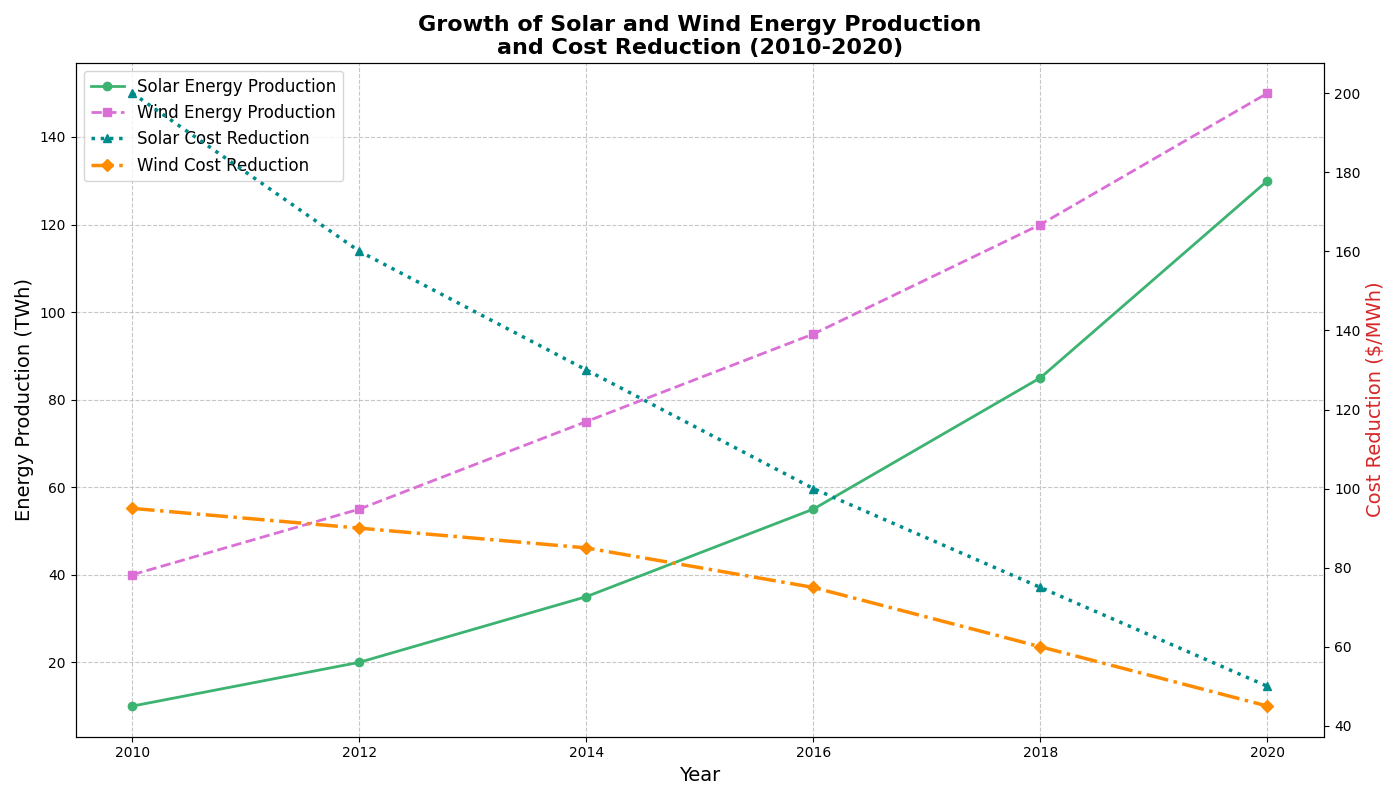

Write the Python code that produced this figure.
import matplotlib.pyplot as plt
import numpy as np

# Define the years
years = np.array([2010, 2012, 2014, 2016, 2018, 2020])

# Define energy production (in TWh) data for Solar and Wind energy
solar_energy = np.array([10, 20, 35, 55, 85, 130])
wind_energy = np.array([40, 55, 75, 95, 120, 150])

# Define cost reduction in $ per MWh for Solar and Wind energy
solar_cost_reduction = np.array([200, 160, 130, 100, 75, 50])
wind_cost_reduction = np.array([95, 90, 85, 75, 60, 45])

# Create the plot
fig, ax1 = plt.subplots(figsize=(14, 8))

# Plot the lines for energy production with the new colors
ax1.plot(years, solar_energy, label='Solar Energy Production', color='mediumseagreen', marker='o', linestyle='-', linewidth=2)
ax1.plot(years, wind_energy, label='Wind Energy Production', color='orchid', marker='s', linestyle='--', linewidth=2)

# Add a title
ax1.set_title('Growth of Solar and Wind Energy Production\nand Cost Reduction (2010-2020)', fontsize=16, fontweight='bold')

# Label x and y axes
ax1.set_xlabel('Year', fontsize=14)
ax1.set_ylabel('Energy Production (TWh)', fontsize=14)

# Adding a secondary y-axis with new colors for cost reduction
ax2 = ax1.twinx()
ax2.set_ylabel('Cost Reduction ($/MWh)', fontsize=14, color='tab:red')
ax2.plot(years, solar_cost_reduction, label='Solar Cost Reduction', color='darkcyan', marker='^', linestyle=':', linewidth=2.5)
ax2.plot(years, wind_cost_reduction, label='Wind Cost Reduction', color='darkorange', marker='D', linestyle='-.', linewidth=2.5)

# Combine legends
lines1, labels1 = ax1.get_legend_handles_labels()
lines2, labels2 = ax2.get_legend_handles_labels()
ax1.legend(lines1 + lines2, labels1 + labels2, loc='upper left', fontsize=12, frameon=True)

# Adding grid
ax1.grid(True, linestyle='--', alpha=0.7)

# Adjust layout
plt.tight_layout()

# Show the plot
plt.show()
